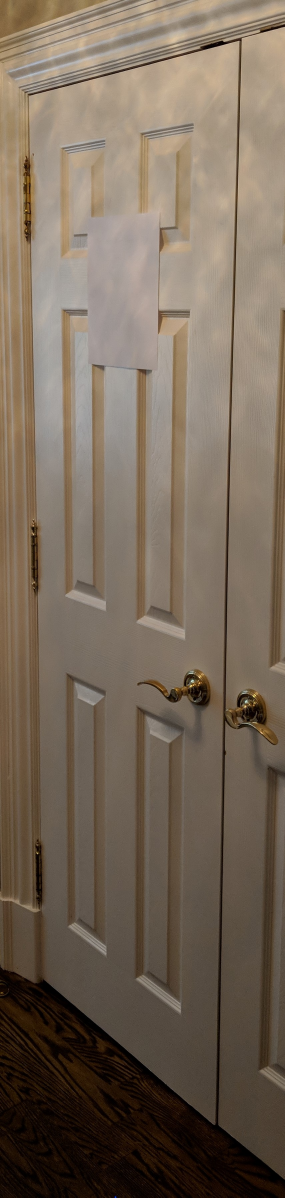
#> input picture assignments/a3/door-paper.jpg, 854 x 3593 px (shown at 1/3 size)
$ jupyter execute --allow-errors a3.ipynb
#> lines starting #> are read from the running program, lines starting #| are printed output that depends on the picture
## CSC420 Assignment 3
### Brendan Neal | 1001160236 | nealbre1

Imports and some helper functions

[cell 1]
import numpy as np
from scipy import spatial
import cv2 as cv
import math

from matplotlib import pyplot as plot

# Make the plot a certain size
plot.rcParams["figure.figsize"] = [8, 6]

# Shows an image, and saves it if a filename is given
def display_image(img, file_name=None):

    flt_img = img.astype(float)
    img_max, img_min = np.max(flt_img), np.min(flt_img)

    norm_img = (((flt_img - img_min) / (img_max - img_min)) * 255).astype(np.uint8)

    if len(img.shape) == 2:
        plot.imshow(norm_img, cmap='gray')
    elif (len(img.shape) == 3):
        plot.imshow(cv.cvtColor(norm_img, cv.COLOR_BGR2RGB))
    plot.show()

    if file_name:
        cv.imwrite(file_name, norm_img)

def percent_difference(v1, v2):
    diff = abs(v1 - v2)
    avg = ((v1 + v2) / 2)
    return (diff / avg) * 100

#### Part A: Door Dimension Estimation

Note: used A4 Letter Paper (8.5in x 11in = 215.9mm x 279.4mm)

Using equation from lecture 9, Page 38:

The best homography $\hat{h}$ for $n$ many matches $(x_1, y_1, x'_1, y'_1)\dots(x_n, y_n, x'_n, y'_n)$ is:

$$\hat{h} = \text{the eigenvector of } A^TA \text{ with the smallest eigenvalue}$$

Where:

$$ A = \begin{bmatrix}
x_1 & y_1 & 1 & 0   & 0   & 0       & -x'_1x_1 & -x'_1y_1 & -x'_1 \\
0   &   0 & 0 & x_1 & y_1 & 1       & -y'_1x_1 & -y'_1y_1 & -y'_1 \\
    &     &   &     &     & \vdots  &          &          &  \\
x_n & y_n & 1 & 0   & 0   & 0       & -x'_nx_n & -x'_ny_n & -x'_n \\
0   &   0 & 0 & x_n & y_n & 1       & -y'_nx_n & -y'_ny_n & -y'_n \\
\end{bmatrix}  $$

Procedure to solve this problem:

1) Determine the coordinates of the corner pixels for the paper

2) Determine the coordinates in millimeters of the paper's corners

3) Use 1, 2 to compute the homography that maps coordinates from pixels to mm

4) Apply the homography from 3 to the coordinates of the door's corner pixels to yield the mm coordinates of the door's corners

5) Use the door's mm corner coordinates

[cell 2]
def make_match_rows(x, y, x_prime, y_prime):
    """
    Makes two rows of match matrix A
    """
    return np.array([
        [x, y, 1, 0, 0, 0, -x_prime * x, -x_prime * y, -x_prime],
        [0, 0, 0, x, y, 1, -y_prime * x, -y_prime * y, -y_prime]
    ], dtype=float)

def make_match_matrix(matches):
    """
    Given an iterable of matches, where each match has the form (x, y, x_prime, y_prime),
    make the matrix A.
    """
    return np.vstack([
        make_match_rows(x, y, x_prime, y_prime)
        for (x, y, x_prime, y_prime) in matches
    ])

def solve_homography(matches):
    """
    Given an iterable of matches, where each match has the form (x, y, x_prime, y_prime),
    compute the best homography h_hat (the eigenvector of A^TA with smallest eigenvalue).

    Transform this eigenvector into a 3x3 matrix
    """
    A = make_match_matrix(matches)
    eig_vals, eig_vecs = np.linalg.eig(A.transpose() @ A)

    # Get eigenvector with smallest eigenvalue (vectors are arranged vertically)
    homography_vec = eig_vecs[:, np.argmin(eig_vals)]

    # Reshape the homography into a matrix
    return homography_vec.reshape(3, 3)

def apply_homography(homography, cartesian_coords):
    """
    Applies homography to each coordinate in cartesian_coords.
    Returns an array of form [[x, y]], where (x, y) are the
    homography-transformed cartesian coordinates.
    """

    # Turn the cartesian coordinates into homogeneous coordinates (columns are [x, y, 1])
    homo_coords = np.array([
        (*coord, 1)
        for coord in cartesian_coords
    ], dtype=float).transpose()

    # Each column is now of form ([ax', ay', a])
    transformed = homography @ homo_coords

    # Divide out the a's
    normalized = transformed[:2, :] / transformed[2, :]

    return normalized.transpose()

[cell 3]
door_paper = cv.imread("door-paper.jpg")
#> door_paper is the input picture: shape (3593, 854, 3); mean B, G, R 89.8, 105, 119.4
display_image(door_paper)
#> in display_image, `img_max, img_min = np.max(flt_img), np.min(flt_img)`: img_max = 255; img_min = 0

[cell 4]
# Original coordinates of paper corners (A4 Letter Paper X=215.9mm, Y=279.4mm)
paper_mm_coords = np.array([
    (0, 0), # Top Left
    (215.9, 0), # Top Right
    (0, 279.4), # Bottom Left
    (215.9, 279.4) # Bottom Right
], dtype=float)

# Pixel coordinates of paper / door corners (used MS Paint to determine manually)
paper_pixel_coords = np.array([
    (263, 652), # Top Left
    (479, 634), # Top Right
    (263, 1089), # Bottom Left
    (472, 1111), # Bottom Right
], dtype=float)

# Solve the homography that maps pixels to mm
pixels_to_mm = solve_homography([
    (*a, *b)
    for (a, b) in zip(paper_pixel_coords, paper_mm_coords)
])

# Pixel coordinates of door corners
door_pixel_coords = np.array([
    (87, 287), # Top Left
    (716, 122), # Top Right
    (127, 2938), # Bottom Left
    (646, 3373) # Bottom Right
], dtype=float)

# Map the door pixels into mm space
door_mm_coords = apply_homography(pixels_to_mm, door_pixel_coords)

# Figure out the width/height of the door
door_x, door_y = door_mm_coords.transpose()
door_width = max(door_x) - min(door_x)
door_height = max(door_y) - min(door_y)

# Ground truth of door dimensions (measured using tape measure)
door_width_actual = 610
door_height_actual = 2010

print("Width (mm)")
print("Estimate:     {}".format(round(door_width, 2)))
print("Actual:       {}".format(round(door_width_actual, 2)))
print("% Difference: {}".format(round(percent_difference(door_width, door_width_actual))))
print("")

print("Height (mm)")
print("Estimate:     {}".format(round(door_height, 2)))
print("Actual:       {}".format(round(door_height_actual, 2)))
print("% Difference: {}".format(round(percent_difference(door_height, door_height_actual))))

#### Question 1a: Non-Maximal Suppression

[cell 5]
# Copied from A1
# [72 lines left out: functions patch_view, circular_mask, zero_padded, non_maximal_suppression, not called in this run]

#> (a cell that did not finish here is left out)

Note: Please see the raw image files attached in the submission. The PDF doesn't seem to treat isolated pixels very nicely.

We can see that as r increases, the amount of detected details decreases. This difference can be seen clearly between the 2 and 8-radius images. Particular areas of interest where fine details are displayed much more apparently are:

Building on the left-hand side, in particular the decorative window frames

Corners of the windows belonging to the distant tower on the right

Corners of the window-frames on the center building

The granularity of the high-response regions is inversely proportional to the radius of non-maximal suppression. This is because a larger radius causes the algorithm to inspect a wider neighbourhood. Therefore, the chance that the center pixel is a maximum is much lower, so it has a higher chance of being suppressed. For pixels in the same neighbourhood, pixels that correspond to fine details are more likely to be suppressed as they will have smaller response values.

#### Question 1c: Blob Detection via Laplacian

[cell 7]
def gauss_pyramid(float_img, sigma = 1.6):
    """
    Yields a sequence of tuples of the following form:

    (img, scale)
        img : i-th halving of float_img
        scale : 2 ** i
    """

    # Figure out how many times the image can be halved
    shortest_side = min(float_img.shape)
    num_reductions = int(np.log2(shortest_side)) - 1

    cur_image = float_img
    for i in range(num_reductions):

        scale = 2 ** i
        yield cur_image, scale

        # Move onto a blurred and halved version of the image
        cur_image = cv.pyrDown(cur_image)

def gauss_octave(float_img, length, sigma = 1.6):
    """
    Yields a sequence of length-many tuples of the following form:

    (img, blur_width)
        img: i-th gaussian blurring of float_img
        blur_width: sigma of the gaussian blur
    """
    scaling_factor = 2 ** (1 / length)

    for i in range(length):
        blur_width = sigma * (scaling_factor ** i)
        yield gauss_blur(float_img, blur_width), blur_width

def laplace_octave(float_img, octave_length, sigma = 1.6):
    """
    Yields a sequence of length-many tuples of the following form:

    (img, blur_width)
        img: absolute laplacian of the i-th gaussian blurring of float_img
        blur_width: sigma of the gaussian blur
    """
    for img, blur_width in gauss_octave(float_img, octave_length, sigma):
        laplace = np.abs(cv.Laplacian(img, ddepth=cv.CV_32F, ksize=5, scale=1))
        yield laplace, blur_width

# [50 lines left out: functions laplace_maxima_suppression, laplace_octave_suppression, not called in this run]


def laplace_octave_maxima(float_img, octave_length, sigma = 1.6):
    """
    Return the responses, coordinates and blur widths of the pixels
    that are local maxima within octave/scale.
    Returns a numpy array of form [[response, y, x, blur width]]
    """

    # Store and unpack the laplace octave
    tups = list(laplace_octave(float_img, octave_length, sigma))
    laplaces = [x[0] for x in tups]
    blur_widths = np.array([x[1] for x in tups])

    # Suppress the maxima of the octave
    suppressed = laplace_octave_suppression(laplaces)

    # For each vector which index has the highest response?
    stacked = np.dstack(suppressed)
    max_response_ind = np.argmax(stacked, axis=2)

    # Determine maximum response and corresponding blur widths
    max_responses = np.amax(stacked, axis=2)
    pixel_blur_widths = blur_widths[max_response_ind]

    # Get the blur width and response of each maxima
    maxima_coords = np.nonzero(max_responses)
    blurs_of_maxima = pixel_blur_widths[maxima_coords]
    responses = max_responses[maxima_coords]

    # Merge the arrays together
    return np.array([responses, *maxima_coords, blurs_of_maxima]).transpose()

def laplace_maxima(float_img, octave_length, sigma = 1.6):
    """
    Return the responses, SCALED coordinates and blur widths of the pixels
    that are maxima across all octaves.

    Returns a numpy array of form [[response, y, x, blur width]]
    """

    arrays = []
    for img, scale in gauss_pyramid(float_img, sigma):
        oct_max = laplace_octave_maxima(img, octave_length, sigma)
        oct_max[:, 1:] *= scale
        arrays += [oct_max]

    return np.concatenate(arrays)

def show_laplace_interest_pts(float_img, octave_length, sigma = 1.6, percentile = 80):

    # Create color channel image
    ret = np.dstack([np.copy(float_img)] * 3)

    maxima = laplace_maxima(float_img, octave_length, sigma)

    threshold = np.percentile(maxima[:, 0], percentile)
    for (response, y, x, blur_width) in maxima:
        if response > threshold:
            radius = blur_width * (2 ** 0.5)
            cv.circle(ret, (int(x), int(y)), int(radius), (0, 255, 0), 2)

    return ret

[cell 8]
synthetic = cv.imread("synthetic.png", cv.IMREAD_GRAYSCALE).astype(np.float32)
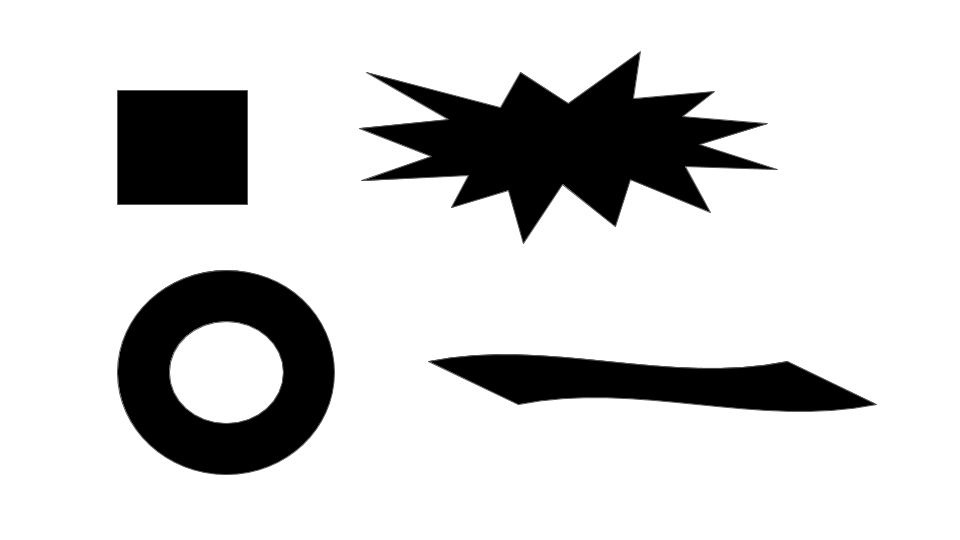
#> input picture assignments/a2/synthetic.png, 960 x 540 px, found by its file name
#> synthetic: shape (540, 960) float32; min 0, max 255, mean 210.7
display_image(synthetic)
#> in display_image, norm_img is the input picture: shape (540, 960); min 0, max 255, mean 210.7

# Run algorithm, show interest points with 97th percentile response or higher
#> (the rest of this cell did not finish here and is left out)

#> the loop in laplace_maxima, `for img, scale in gauss_pyramid(float_img, sigma):` made 1 pass
#> scale on pass 1: 1
#> after the loop in laplace_maxima, `for img, scale in gauss_pyramid(float_img, sigma):`: arrays = []
display_image(synth_interest_pts, "q1c-output.jpg")

#### Question 1d: Other Feature Detector (SURF)

More info:
https://en.wikipedia.org/wiki/Speeded_up_robust_features

SURF stands for "Speeded Up Robust Features".

SURF follows the same high-level steps as SIFT. However, the implementation of some steps is different. Most of the changes are made so that SURF performs much faster than SIFT.

Some differences in implementation (arranged by high-level step):

* **Scale Invariant Feature Detection**: find image interest points across many scales (reduce the search space for matching images)
    * SIFT: Use Difference-of-Gaussians across an image pyramid to approximate Laplacian. Extrema are interest points.
    * SURF: Use determinants of Hessian Matrices across increasing blur-filter sizes to determine extrema
        * Speedup 1: use a box-filter (simple sum) instead of Gaussian filter
        * Speedup 2: box-filter computation can be sped up using integral of image (sums of patches)


* **Interest Point Orientation**: determine orientation of interest points (for rotational invariance)
    * SIFT: Use arc-tangent, gradients of gaussians and neighbourhood historgrams
    * SURF: Use Haar wavelet responses in interest point neighbourhoods

* **Descriptor Generation**: encode  enough information about an interest point into a high-dimensional vector such that distance metrics can be used for robust matching
    * SIFT: Use histograms of gradients (oriented relative to a dominant gradient direction) to compute the vector
    * SURF: Use Gaussian weighting instead of histogram, and smaller/less neighbourhoods to produce lower-dimensional vector

[cell 9]
def draw_surf_keypoints(img, hessian_threshold):

    surf = cv.xfeatures2d.SURF_create(hessian_threshold)
    keypoints, descriptors = surf.detectAndCompute(img, None)
    ret = cv.drawKeypoints(img, keypoints, None, (0, 255, 0),  4)

    return ret

building_color = cv.imread("building.jpg")
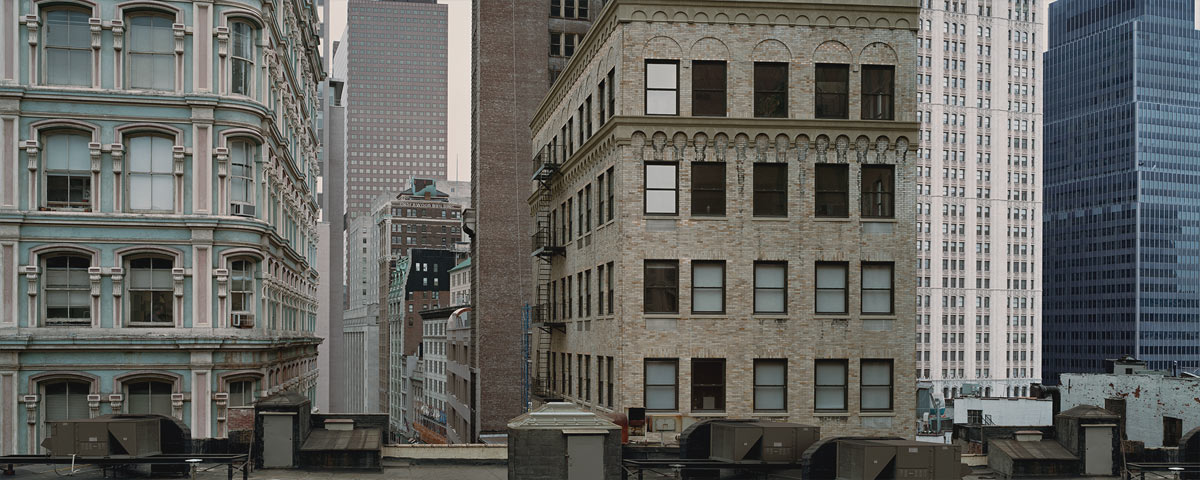
#> input picture assignments/a2/building.jpg, 1200 x 480 px, found by its file name
#> building_color is the input picture: shape (480, 1200, 3); mean B, G, R 95.7, 99.7, 99.9
synth_color = cv.imread("synthetic.png")

# Picking fairly high Haar thresholds to limit number of keypoints drawn
#> (the rest of this cell did not finish here and is left out)

display_image(surf_synth, "q1d-surf-synth-output.jpg")

surf_building = draw_surf_keypoints(building_color, 3000)
display_image(surf_building, "q1d-surf-building-output.jpg")
